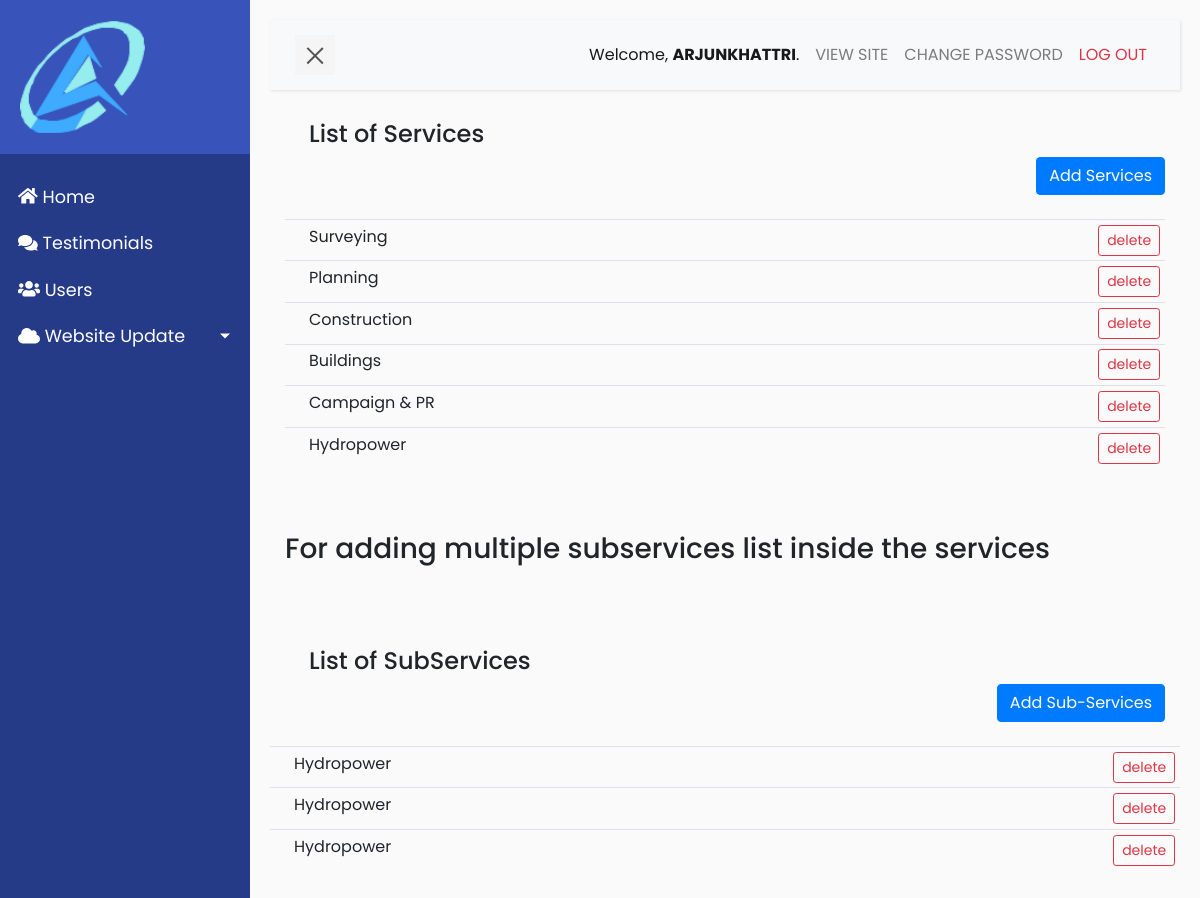
/services/ (signed in), run on the app's committed database.
### constructionapp/models.py (models this page shows, shortened)
class Services(models.Model):
    title = models.CharField(max_length=50, null=True, blank=True )
    shortdesc = RichTextUploadingField(blank=True, null=True)
    shortthumb = models.ImageField(upload_to='media/services')
    longdesc = RichTextUploadingField(blank=True, null=True)
    servicetype = models.ForeignKey(ServiceType, null=False, on_delete=models.CASCADE)

class SubServiceslist(models.Model):
    servicetitle = models.CharField(max_length=50, null=False, blank=False)
    description =RichTextUploadingField(blank=True, null=True)
    services = models.ForeignKey(Services, on_delete=models.CASCADE, related_name='subservices')

### constructionapp/views.py (the view)
# urls.py: path('services/', views.services_list, name='services_list'),
@login_required
def services_list(request):
    subservices= SubServiceslist.objects.all()
    context = {'subservices':subservices}
    services = Services.objects.all()
    context = {'subservices': subservices, 'services': services}
    return render(request, 'page/services/list.html', context)

### constructionapp/templates/page/services/list.html (shortened to what this page needs)
{% extends  'base.html' %}
{% load static %}
{% block content %}
<div class="container">
    <div class="row">
            <div class="col-xs-12 col-sm-12 col-md-12 col-xl-12 ">
                    <h4 class="ml-4 mb-2">List of Services</h4>
                <div class="d-grid gap-2 d-md-flex justify-content-md-end">
                    <a href="{% url 'create_services' %}" class="btn btn-primary " >Add Services</a>
                </div><br>
            </div>
            <div class="col-xs-12 col-sm-12 col-md-12 col-xl-12 ">
              <table class="table table-sm table-hover">
                    <tbody>
                        {% if services %}
                            {% for s in services %}
                                <tr>
                                    <td class="text-capitalize pl-4">
                                        <a href="{%  url 'services_detail' s.id %}">{{s.title}}</a>
                                        <a href="{%  url 'delete_services' s.id %}">
                                            <button type="button" class="btn btn-sm btn-outline-danger" style="float: right;"> delete</button>
                                        </a>
                                    </td>
                                </tr>
                            {% endfor %}
                        {% else %}
                            <tr>
                                <td class="text-center pt-5">No services found!</td>
                            </tr>
                        {% endif %}
                    </tbody>
                </table>
            </div>
    </div><br><br>
    <h3>For adding multiple  subservices list inside the services</h3><br><br>
    <div class="row">
        <div class="col-xs-12 col-sm-12 col-md-12 col-xl-12 mt-4">
        </div>
          <div class="col-xs-12 col-sm-12 col-md-12 col-xl-12 ">
                    <h4 class="ml-4 mb-2">List of SubServices</h4>
                <div class="d-grid gap-2 d-md-flex justify-content-md-end">
                    <a href="{% url 'create_subservices' %}" class="btn btn-primary " >Add Sub-Services</a>
                </div><br>
            </div>
              <table class="table table-sm table-hover">
                    <tbody>
                        {% if subservices %}
                            {% for s in subservices %}
                                <tr>
                                    <td class="text-capitalize pl-4">
                                        <a href="{%  url 'subservices_detail' s.servicetitle %}">{{s.servicetitle}}</a>
                                        <a href="{%  url 'delete_subservices' s.id %}">
                                            <button type="button" class="btn btn-sm btn-outline-danger" style="float: right;"> delete</button>
                                        </a>
                                    </td>
                                </tr>
                            {% endfor %}
                        {% else %}
                            <tr>
                                <td class="text-center pt-5">No services found!</td>
                            </tr>
                        {% endif %}
                    </tbody>
                </table>
    </div>
</div>
{% endblock content %}

### constructionapp/templates/base.html (shortened to what this page needs)
{% load static %}
<!DOCTYPE html>
<html>
<head>
    <link
        rel="stylesheet"
        href="https://stackpath.bootstrapcdn.com/bootstrap/4.1.0/css/bootstrap.min.css"
>
    <link
        rel="stylesheet" href="{% static 'css/base.css' %}">
    <link
        rel="stylesheet"
        href="https://use.fontawesome.com/releases/v5.2.0/css/all.css"
>
</head>
<body>
    <div class="wrapper">
        <nav id="sidebar">
            <div class="sidebar-header">
                <a href="https://eliteconsultancy.netlify.app/">
                    <img src="{% static 'images/logo.png' %}" alt="NGT Logo" class="img-responsive" style="width:60%;height: auto;">
                </a>
            </div>
            <ul class="list-unstyled components ml-2">
                <li class="active">
                    <a href="{% url 'dashboard' %}">
                        <i class="fa fa-home" aria-hidden="true"></i>
                        Home
                    </a>
                </li>
                <li>
                    <a href="{% url 'testimonials_list' %}">
                        <i class="fa fa-comments" aria-hidden="true"></i>
                        Testimonials
                    </a>
                </li>
                <li>
                    <a href="{% url 'list_admins' %}">
                        <i class="fa fa-users" aria-hidden="true"></i>
                        Users
                    </a>
                </li>
                <li >
                    <a href="#uiSubmenu" data-toggle="collapse" aria-expanded="false" class="dropdown-toggle">
                        <i class="fa fa-cloud" aria-hidden="true"></i>
                        Website Update
                    </a>
                </li>
        </nav>
        <div id="content">
            <nav class="navbar navbar-expand-lg navbar-light bg-light">
                <div class="container-fluid">
                    <button type="button" id="sidebarCollapse" class="navbar-btn">
                        <span></span>
                    </button>
                    <div class="collapse navbar-collapse" id="navbarSupportedContent">
                        <ul class="nav navbar-nav ml-auto">
                            <li class="nav-item active">
                                <div class="nav-link text-capitalize" >Welcome, <span class="text-uppercase font-weight-bold">{{user.get_username}}</span>. </div>
                            </li>
                            <li class="nav-item">
                                <a href="https://eliteconsultancy.netlify.app/" target="_blank" class="text-uppercase nav-link">View Site</a>
                            </li>
                            <li class="nav-item">
                                <a href="{% url 'change_admin_pw' %}" class="nav-link text-uppercase">Change Password</a>
                            </li>
                            <li class="nav-item">
                                <a href="{% url 'admin_logout' %}" class="text-uppercase nav-link text-danger">Log out</a>
                            </li>
                        </ul>
                    </div>
                </div>
            </nav>
            {% block content %}
            {% endblock content %}
    </div>
</body>
</html>

### static/css/base.css (style rules this page uses)
body { font-family: 'Poppins', sans-serif; background: #fafafa; }
a, a:hover, a:focus { color: inherit; text-decoration: none; transition: all 0.3s; }
.navbar { padding: 15px 10px; background: #fff; border: none; border-radius: 0; margin-bottom: 30px; box-shadow: 1px 1px 3px rgba(0, 0, 0, 0.1); }
.navbar-btn { box-shadow: none; outline: none !important; border: none; }
.wrapper { display: flex; width: 100%; align-items: stretch; perspective: 1500px; }
#sidebar { min-width: 250px; max-width: 250px; background: #263b88; color: #fff; transition: all 0.6s cubic-bezier(0.945, 0.020, 0.270, 0.665); transform-origin: bottom left; }
#sidebar .sidebar-header { padding: 20px; background: #3854bb; }
#sidebar ul.components { padding: 20px 0; }
#sidebar ul li a { padding: 10px; font-size: 1.1em; display: block; }
#sidebar ul li.active > a, a[aria-expanded="true"] { color: #fff; background: #263b88; }
a[data-toggle="collapse"] { position: relative; }
.dropdown-toggle::after { display: block; position: absolute; top: 50%; right: 20px; transform: translateY(-50%); }
#content { width: 100%; padding: 20px; min-height: 100vh; transition: all 0.3s; }
#sidebarCollapse { width: 40px; height: 40px; background: #f5f5f5; cursor: pointer; }
#sidebarCollapse span { width: 80%; height: 2px; margin: 0 auto; display: block; background: #555; transition: all 0.8s cubic-bezier(0.810, -0.330, 0.345, 1.375); transition-delay: 0.2s; }
#sidebarCollapse span:last-of-type { transform: rotate(-45deg) translate(1px, -1px); }

### data on the page
Services: title "Surveying"
Services: title "Planning"
Services: title "Construction"
Services: title "Buildings"
Services: title "Campaign & PR"
Services: title "Hydropower"
SubServiceslist: servicetitle "Hydropower"
SubServiceslist: servicetitle "Hydropower"
SubServiceslist: servicetitle "Hydropower"

### other printed values
{{ user.get_username }} "ARJUNKHATTRI"
